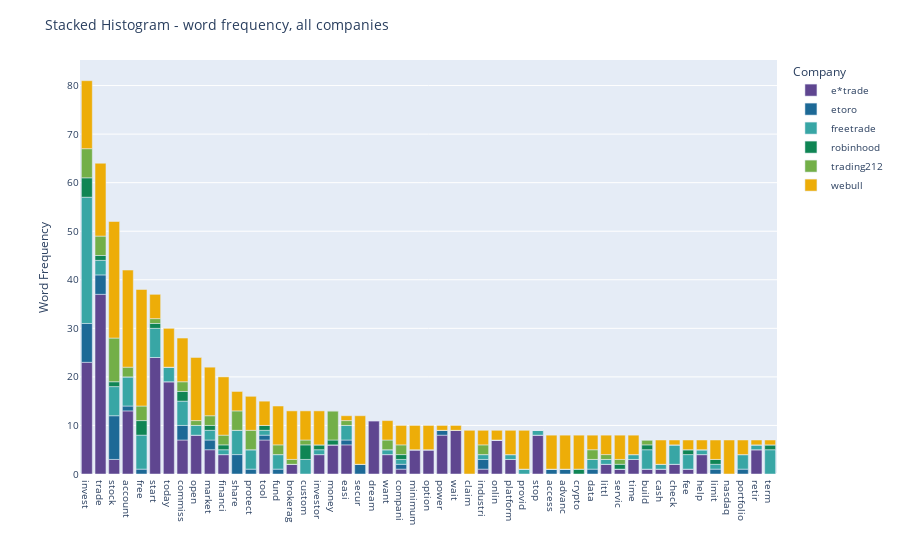

The notebook cell saved with this chart:
### Code cell
fig = px.bar(filtered_freq_df, x="word", y=["e*trade","etoro","freetrade","robinhood","trading212","webull"], color_discrete_sequence=px.colors.qualitative.Prism)

fig.update_layout(
    xaxis={'categoryorder':'total descending'},
    title="Stacked Histogram - word frequency, all companies",
    xaxis_title="",
    yaxis_title="Word Frequency",
    legend_title="Company",
    font=dict(size=10),
    width = 900
)
#fig.write_html("histogram_word_frequency.html")
#fig.write_image('frequency_all_comp.png', scale=2)
fig.show()

### Figure 1 — Plotly figure (JSON) as saved in the notebook; plotly's stock layout.template omitted (floating-point values rounded to 4 significant figures)
{"data": [{"alignmentgroup": "True", "hovertemplate": "variable=e*trade<br>word=%{x}<br>value=%{y}<extra></extra>", "legendgroup": "e*trade", "marker": {"color": "rgb(95, 70, 144)"}, "name": "e*trade", "offsetgroup": "e*trade", "orientation": "v", "showlegend": true, "textposition": "auto", "type": "bar", "x": ["access", "account", "advanc", "brokerag", "build", "cash", "check", "claim", "commiss", "compani", "crypto", "custom", "data", "dream", "easi", "fee", "financi", "free", "fund", "help", "industri", "invest", "investor", "limit", "littl", "market", "minimum", "money", "nasdaq", "onlin", "open", "option", "platform", "portfolio", "power", "protect", "provid", "retir", "secur", "servic", "share", "start", "stock", "stop", "term", "time", "today", "tool", "trade", "wait", "want"], "xaxis": "x", "y": [0, 13, 0, 2, 1, 1, 2, 0, 7, 1, 0, 0, 0, 11, 6, 1, 4, 0, 0, 4, 1, 23, 4, 0, 2, 5, 5, 6, 0, 7, 8, 5, 3, 0, 8, 0, 0, 5, 0, 1, 0, 24, 3, 8, 0, 3, 19, 7, 37, 9, 4], "yaxis": "y"}, {"alignmentgroup": "True", "hovertemplate": "variable=etoro<br>word=%{x}<br>value=%{y}<extra></extra>", "legendgroup": "etoro", "marker": {"color": "rgb(29, 105, 150)"}, "name": "etoro", "offsetgroup": "etoro", "orientation": "v", "showlegend": true, "textposition": "auto", "type": "bar", "x": ["access", "account", "advanc", "brokerag", "build", "cash", "check", "claim", "commiss", "compani", "crypto", "custom", "data", "dream", "easi", "fee", "financi", "free", "fund", "help", "industri", "invest", "investor", "limit", "littl", "market", "minimum", "money", "nasdaq", "onlin", "open", "option", "platform", "portfolio", "power", "protect", "provid", "retir", "secur", "servic", "share", "start", "stock", "stop", "term", "time", "today", "tool", "trade", "wait", "want"], "xaxis": "x", "y": [1, 1, 1, 0, 0, 0, 0, 0, 3, 1, 0, 0, 1, 0, 1, 0, 0, 1, 1, 0, 2, 8, 0, 1, 0, 2, 0, 0, 0, 0, 0, 0, 0, 1, 1, 1, 0, 0, 2, 0, 4, 0, 9, 0, 0, 0, 0, 1, 4, 0, 0], "yaxis": "y"}, {"alignmentgroup": "True", "hovertemplate": "variable=freetrade<br>word=%{x}<br>value=%{y}<extra></extra>", "legendgroup": "freetrade", "marker": {"color": "rgb(56, 166, 165)"}, "name": "freetrade", "offsetgroup": "freetrade", "orientation": "v", "showlegend": true, "textposition": "auto", "type": "bar", "x": ["access", "account", "advanc", "brokerag", "build", "cash", "check", "claim", "commiss", "compani", "crypto", "custom", "data", "dream", "easi", "fee", "financi", "free", "fund", "help", "industri", "invest", "investor", "limit", "littl", "market", "minimum", "money", "nasdaq", "onlin", "open", "option", "platform", "portfolio", "power", "protect", "provid", "retir", "secur", "servic", "share", "start", "stock", "stop", "term", "time", "today", "tool", "trade", "wait", "want"], "xaxis": "x", "y": [0, 6, 0, 0, 4, 1, 4, 0, 5, 1, 0, 3, 2, 0, 3, 3, 1, 7, 3, 1, 1, 26, 1, 1, 1, 2, 0, 0, 0, 0, 2, 0, 1, 3, 0, 4, 1, 1, 0, 0, 5, 6, 6, 1, 5, 1, 3, 1, 3, 0, 1], "yaxis": "y"}, {"alignmentgroup": "True", "hovertemplate": "variable=robinhood<br>word=%{x}<br>value=%{y}<extra></extra>", "legendgroup": "robinhood", "marker": {"color": "rgb(15, 133, 84)"}, "name": "robinhood", "offsetgroup": "robinhood", "orientation": "v", "showlegend": true, "textposition": "auto", "type": "bar", "x": ["access", "account", "advanc", "brokerag", "build", "cash", "check", "claim", "commiss", "compani", "crypto", "custom", "data", "dream", "easi", "fee", "financi", "free", "fund", "help", "industri", "invest", "investor", "limit", "littl", "market", "minimum", "money", "nasdaq", "onlin", "open", "option", "platform", "portfolio", "power", "protect", "provid", "retir", "secur", "servic", "share", "start", "stock", "stop", "term", "time", "today", "tool", "trade", "wait", "want"], "xaxis": "x", "y": [0, 0, 0, 0, 1, 0, 0, 0, 2, 1, 1, 3, 0, 0, 0, 1, 1, 3, 0, 0, 0, 4, 1, 1, 0, 1, 0, 1, 0, 0, 0, 0, 0, 0, 0, 0, 0, 0, 0, 1, 0, 1, 1, 0, 1, 0, 0, 1, 1, 0, 0], "yaxis": "y"}, {"alignmentgroup": "True", "hovertemplate": "variable=trading212<br>word=%{x}<br>value=%{y}<extra></extra>", "legendgroup": "trading212", "marker": {"color": "rgb(115, 175, 72)"}, "name": "trading212", "offsetgroup": "trading212", "orientation": "v", "showlegend": true, "textposition": "auto", "type": "bar", "x": ["access", "account", "advanc", "brokerag", "build", "cash", "check", "claim", "commiss", "compani", "crypto", "custom", "data", "dream", "easi", "fee", "financi", "free", "fund", "help", "industri", "invest", "investor", "limit", "littl", "market", "minimum", "money", "nasdaq", "onlin", "open", "option", "platform", "portfolio", "power", "protect", "provid", "retir", "secur", "servic", "share", "start", "stock", "stop", "term", "time", "today", "tool", "trade", "wait", "want"], "xaxis": "x", "y": [0, 2, 0, 1, 1, 0, 0, 0, 2, 2, 0, 1, 2, 0, 1, 0, 2, 3, 2, 0, 2, 6, 0, 0, 1, 2, 0, 6, 0, 0, 1, 0, 0, 0, 0, 4, 0, 0, 0, 1, 4, 1, 9, 0, 0, 0, 0, 0, 4, 0, 2], "yaxis": "y"}, {"alignmentgroup": "True", "hovertemplate": "variable=webull<br>word=%{x}<br>value=%{y}<extra></extra>", "legendgroup": "webull", "marker": {"color": "rgb(237, 173, 8)"}, "name": "webull", "offsetgroup": "webull", "orientation": "v", "showlegend": true, "textposition": "auto", "type": "bar", "x": ["access", "account", "advanc", "brokerag", "build", "cash", "check", "claim", "commiss", "compani", "crypto", "custom", "data", "dream", "easi", "fee", "financi", "free", "fund", "help", "industri", "invest", "investor", "limit", "littl", "market", "minimum", "money", "nasdaq", "onlin", "open", "option", "platform", "portfolio", "power", "protect", "provid", "retir", "secur", "servic", "share", "start", "stock", "stop", "term", "time", "today", "tool", "trade", "wait", "want"], "xaxis": "x", "y": [7, 20, 7, 10, 0, 5, 1, 9, 9, 4, 7, 6, 3, 0, 1, 2, 12, 24, 8, 2, 3, 14, 7, 4, 4, 10, 5, 0, 7, 2, 13, 5, 5, 3, 1, 7, 8, 1, 10, 5, 4, 5, 24, 0, 1, 4, 8, 5, 15, 1, 4], "yaxis": "y"}], "layout": {"barmode": "relative", "font": {"size": 10}, "legend": {"title": {"text": "Company"}, "tracegroupgap": 0}, "margin": {"t": 60}, "title": {"text": "Stacked Histogram - word frequency, all companies"}, "width": 900, "xaxis": {"anchor": "y", "categoryorder": "total descending", "domain": [0, 1], "title": {"text": ""}}, "yaxis": {"anchor": "x", "domain": [0, 1], "title": {"text": "Word Frequency"}}}}
